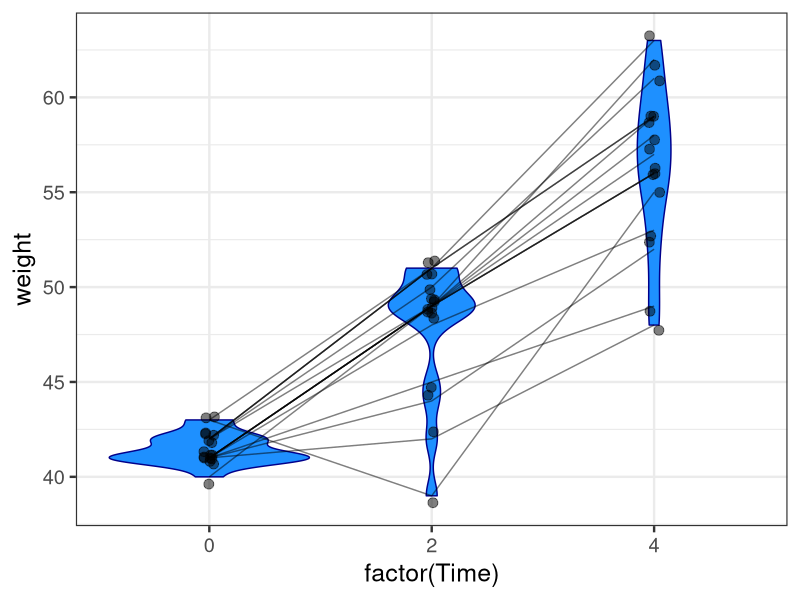

R code for this plot:
## ---- chunk 1
library(ggplot2)

# subset the data so can visualize
data = ChickWeight[(ChickWeight$Time < 5),]

# set up basic data, with x and y vars
p <- ggplot(data[1:50,], aes(factor(Time), weight))

# change background to white, increase font size
theme_set(theme_bw(base_size = 18)) 

# add violin plot
p + geom_violin(fill= 'dodgerblue', color= 'darkblue') + 
  labs(list(title = 'Plot Title', x = 'Time', y='Weight')) +

  # plot the points
  geom_point(size=3,
             colour="black", 
             alpha = 0.5,
             position=position_jitter(width=0.025)) +
  
  # plot the lines by "subid" (in this case "Chick")
  geom_line(aes(group=Chick), 
            alpha = 0.5)
